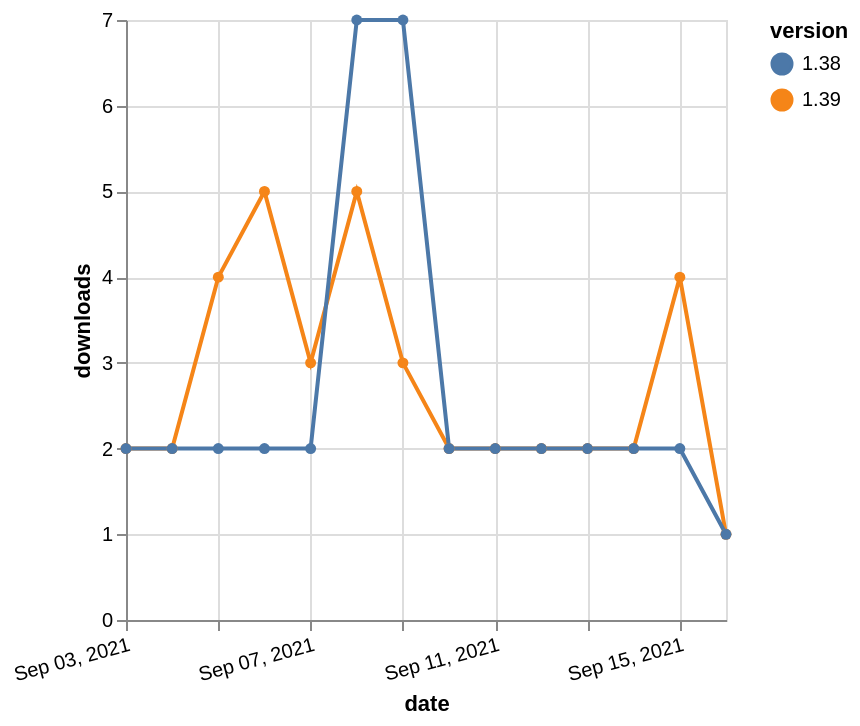

Write a Vega-Lite specification for this figure.
### Vega-Lite specification from a JSON file in a GitHub repository (floating-point values rounded to 4 significant figures)
{"$schema": "https://vega.github.io/schema/vega-lite/v5.json", "description": "A simple bar chart with embedded data.", "data": {"values": [{"date": "2021-09-03", "total": 2405, "delta": 2, "version": "1.39"}, {"date": "2021-09-04", "total": 2407, "delta": 2, "version": "1.39"}, {"date": "2021-09-05", "total": 2411, "delta": 4, "version": "1.39"}, {"date": "2021-09-06", "total": 2416, "delta": 5, "version": "1.39"}, {"date": "2021-09-07", "total": 2419, "delta": 3, "version": "1.39"}, {"date": "2021-09-08", "total": 2424, "delta": 5, "version": "1.39"}, {"date": "2021-09-09", "total": 2427, "delta": 3, "version": "1.39"}, {"date": "2021-09-10", "total": 2429, "delta": 2, "version": "1.39"}, {"date": "2021-09-11", "total": 2431, "delta": 2, "version": "1.39"}, {"date": "2021-09-12", "total": 2433, "delta": 2, "version": "1.39"}, {"date": "2021-09-13", "total": 2435, "delta": 2, "version": "1.39"}, {"date": "2021-09-14", "total": 2437, "delta": 2, "version": "1.39"}, {"date": "2021-09-15", "total": 2441, "delta": 4, "version": "1.39"}, {"date": "2021-09-16", "total": 2442, "delta": 1, "version": "1.39"}, {"date": "2021-09-03", "total": 3229, "delta": 2, "version": "1.38"}, {"date": "2021-09-04", "total": 3231, "delta": 2, "version": "1.38"}, {"date": "2021-09-05", "total": 3233, "delta": 2, "version": "1.38"}, {"date": "2021-09-06", "total": 3235, "delta": 2, "version": "1.38"}, {"date": "2021-09-07", "total": 3237, "delta": 2, "version": "1.38"}, {"date": "2021-09-08", "total": 3244, "delta": 7, "version": "1.38"}, {"date": "2021-09-09", "total": 3251, "delta": 7, "version": "1.38"}, {"date": "2021-09-10", "total": 3253, "delta": 2, "version": "1.38"}, {"date": "2021-09-11", "total": 3255, "delta": 2, "version": "1.38"}, {"date": "2021-09-12", "total": 3257, "delta": 2, "version": "1.38"}, {"date": "2021-09-13", "total": 3259, "delta": 2, "version": "1.38"}, {"date": "2021-09-14", "total": 3261, "delta": 2, "version": "1.38"}, {"date": "2021-09-15", "total": 3263, "delta": 2, "version": "1.38"}, {"date": "2021-09-16", "total": 3264, "delta": 1, "version": "1.38"}]}, "width": "container", "mark": {"type": "line", "point": {"filled": true}}, "encoding": {"x": {"field": "date", "type": "temporal", "timeUnit": "yearmonthdate", "title": "date", "axis": {"labelAngle": -15}}, "y": {"field": "delta", "type": "quantitative", "title": "downloads"}, "color": {"field": "version", "type": "nominal"}, "tooltip": {"field": "delta"}}}
